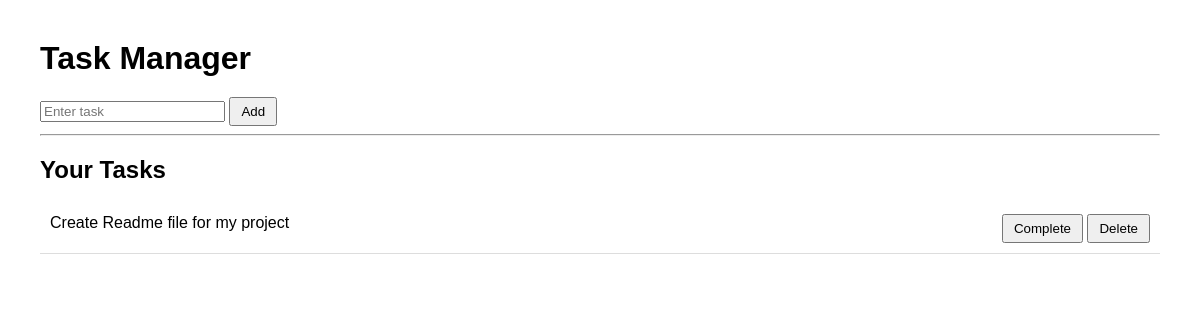
Before: / with the older database file.
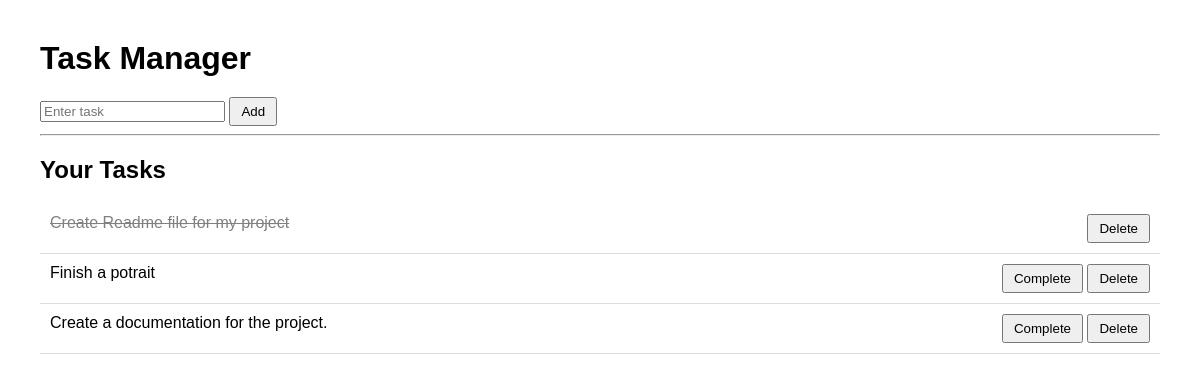
After: the same page with the newer database file.
### tasks/models.py (models this page shows, shortened)
class Task(models.Model):
    title = models.CharField(max_length=200)
    completed = models.BooleanField(default=False)
    created_at = models.DateTimeField(auto_now_add=True)

### tasks/views.py (the view)
# urls.py: path('', views.home, name='home'),
def home(request):
    tasks = Task.objects.all()
    if request.method == 'POST':
        title = request.POST.get('title')
        if title.strip() != "":
            Task.objects.create(title=title)
        return redirect('home')
    context = {'tasks': tasks}
    return render(request, 'home.html', context)

### templates/home.html (shortened to what this page needs)
<!DOCTYPE html>
<html lang="en">
<head>
</head>
<body>
<h1>Task Manager</h1>
<form method="POST">
    <input type="text" name="title" placeholder="Enter task" required>
    <button type="submit">Add</button>
</form>
<hr>
<h2>Your Tasks</h2>
{% for task in tasks %}
<div class="task">
    <span class="{% if task.completed %}completed{% endif %}">
        {{ task.title }}
    </span>
    <div>
        {% if not task.completed %}
        <a href="/complete/{{ task.id }}/"><button>Complete</button></a>
        {% endif %}
        <a href="/delete/{{ task.id }}/"><button>Delete</button></a>
    </div>
</div>
{% empty %}
<p>No tasks yet.</p>
{% endfor %}
</body>
</html>

### templates/home.html (style rules this page uses)
body { font-family: Arial; margin: 40px; }
h1 { margin-bottom: 20px; }
.task { display: flex; justify-content: space-between; padding: 10px; border-bottom: 1px solid #ddd; }
.completed { text-decoration: line-through; color: gray; }
button { padding: 5px 10px; }

Changed rows visible on the page:
changed Task "Create Readme file for my project": no longer shows "Complete"
added Task: title "Finish a potrait"
added Task: title "Create a documentation for the project."
